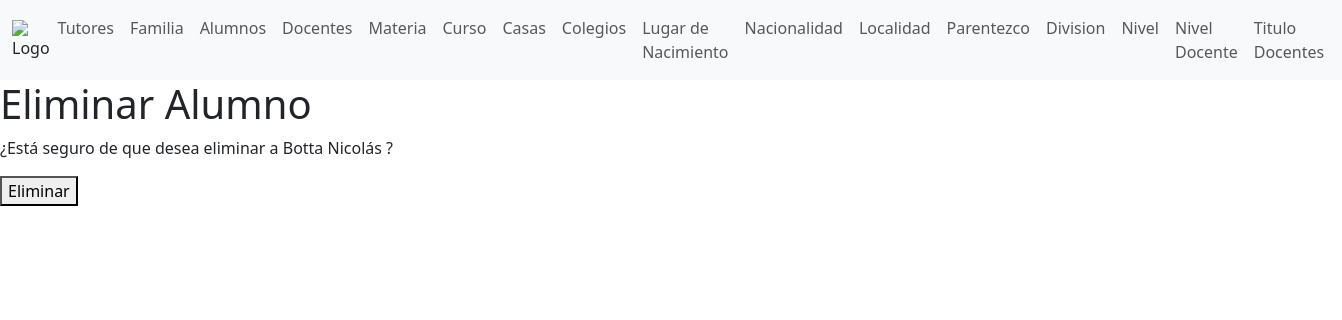
/alumnos/13/eliminar/, run on an earlier commit of the app's database.
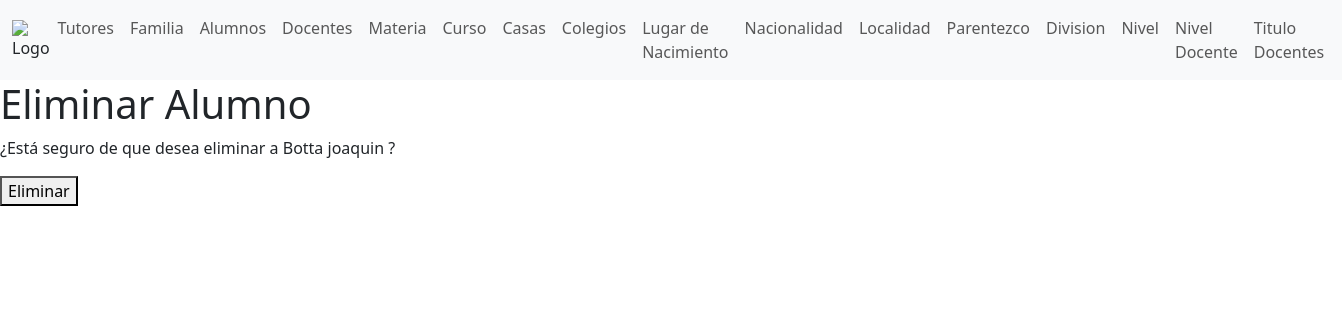
And on a later commit of the database.
### academico/models.py (models this page shows, shortened)
class Alumnos(models.Model):
    Familia = models.ForeignKey(Familia, on_delete=models.CASCADE)
    curso = models.ForeignKey(Cursos, on_delete=models.CASCADE, null=True, blank=True)
    Baja_Alumno = models.BooleanField()
    Casa = models.ForeignKey(Casas, on_delete=models.CASCADE)
    Colegio = models.ForeignKey(Colegios, on_delete=models.CASCADE)
    Lugar_Nacimiento = models.ForeignKey(Lugar_Nacimiento, on_delete=models.CASCADE)
    Nacionalidad = models.ForeignKey(Nacionalidad, on_delete=models.CASCADE)
    Localidad = models.ForeignKey(Localidad, on_delete=models.CASCADE)
    Apellidos = models.CharField(max_length=255)
    Nombres = models.CharField(max_length=255)
    DNI = models.CharField(max_length=255)
    Edad = models.IntegerField()
    Fecha_Nacimiento = models.DateField()
    Domicilio = models.CharField(max_length=255)
    Email_Institucional = models.EmailField()
    Email_Personal = models.EmailField()
    Escuela_Procedencia = models.CharField(max_length=255)
    Enfermedades = models.CharField(max_length=255)
    Toma_Medicamentos = models.CharField(max_length=255)
    Telefono_Urgencia = models.CharField(max_length=255)
    generos = [('V', 'Varón'),('M', 'Mujer'),]
    Sexo = models.CharField(max_length=1, choices=generos)
    def __str__(self):
        return '%s %s '%(self.Apellidos, self.Nombres)
    class Meta:
        db_table = 'Alumnos'
        verbose_name = 'Alumno'
        verbose_name_plural = 'Alumnos'

### academico/views.py (the view)
# urls.py: path('alumnos/<int:pk>/eliminar/', views.eliminar_alumno, name='eliminar_alumno'),
def eliminar_alumno(request, pk):
    alumno = Alumnos.objects.get(pk=pk)
    if request.method == 'POST':
        alumno.delete()
        return redirect('lista_alumnos')
    context = {'alumno': alumno}
    return render(request, 'eliminar_alumno.html', context)

### academico/templates/eliminar_alumno.html (shortened to what this page needs)
{% extends "baseconfiguracion.html" %}
{%block content%}
<main>
    <h1>Eliminar Alumno</h1>
    <p>¿Está seguro de que desea eliminar a {{ alumno }}?</p>
    <form method="POST">
        <button type="submit">Eliminar</button>
    </form>
</main>
{%endblock%}

What changed in the data, as far as the page shows it:
changed Alumnos: Apellidos+Nombres "Botta Nicolás" → "Botta joaquin"
